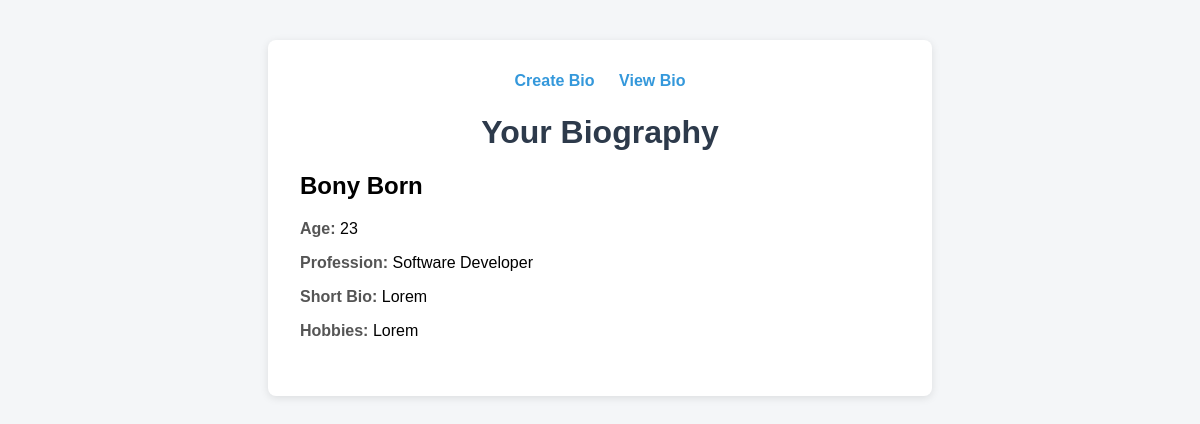
/bio/view/, run on the app's committed database.
### bioapp/models.py (models this page shows, shortened)
class Bio(models.Model):
    full_name = models.CharField(max_length=100)
    age = models.PositiveIntegerField()
    profession = models.CharField(max_length=100)
    short_bio = models.TextField()
    hobbies = models.TextField()

### bioapp/views.py (the view)
# urls.py: path('view/', views.view_bio, name='view'),
def view_bio(request):
    bios = Bio.objects.all()
    return render(request, 'bioapp/bio_view.html', {'bios': bios})

### bioapp/templates/bioapp/bio_view.html (shortened to what this page needs)
<!DOCTYPE html>
<html lang="en">
<head>
</head>
<body>
    <div class="container">
        <div class="nav">
            <a href="{% url 'create_bio' %}">Create Bio</a>
            <a href="{% url 'view_bio' %}">View Bio</a>
        </div>
        <h1>Your Biography</h1>
        {% for bio in bios %}
        <div class="bio-section">
            <h2>{{ bio.full_name }}</h2>
            <p><span class="bio-label">Age:</span> {{ bio.age }}</p>
            <p><span class="bio-label">Profession:</span> {{ bio.profession }}</p>
            <p><span class="bio-label">Short Bio:</span> {{ bio.short_bio }}</p>
            <p><span class="bio-label">Hobbies:</span> {{ bio.hobbies }}</p>
        </div>
        {% empty %}
        <p>No bio found. <a href="{% url 'create_bio' %}">Create one now</a>.</p>
        {% endfor %}
    </div>
</body>
</html>

### bioapp/templates/bioapp/bio_view.html (style rules this page uses)
body { font-family: Arial, sans-serif; background: #f4f6f8; margin: 0; padding: 0; }
.container { max-width: 600px; margin: 40px auto; background: #fff; border-radius: 8px; box-shadow: 0 2px 8px rgba(0,0,0,0.1); padding: 32px; }
h1 { color: #2d3a4b; text-align: center; }
.bio-section { margin-bottom: 24px; }
.bio-label { font-weight: bold; color: #555; }
.nav { text-align: center; margin-bottom: 24px; }
.nav a { text-decoration: none; color: #3498db; margin: 0 10px; font-weight: bold; }

### data on the page
Bio: full_name "Bony Born", age "23", profession "Software Developer", short_bio "Lorem", hobbies "Lorem"
